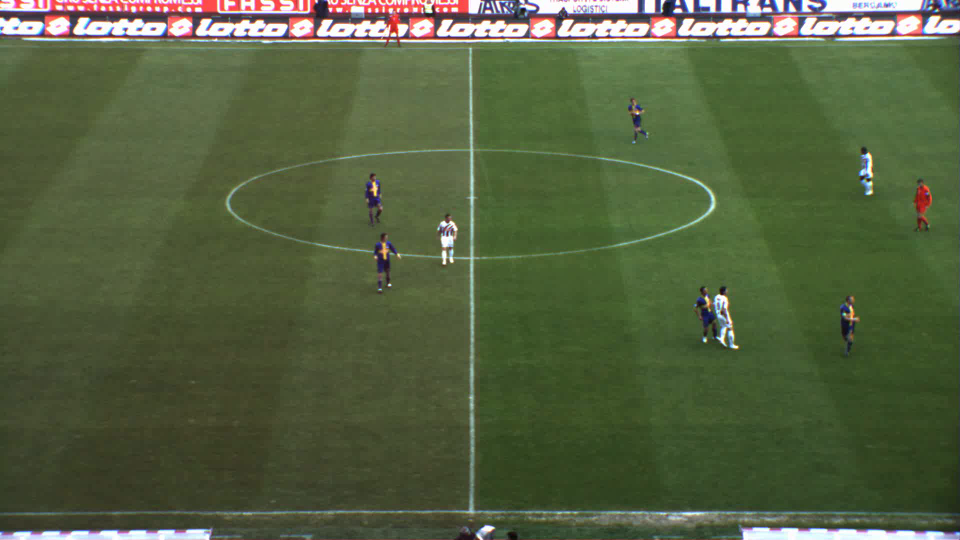
#> input picture perspective_transform/camera_pose_estimation/im/test_BEV.png, 1920 x 1080 px (shown at 1/2 size)
$ python main.py ../camera_pose_estimation/im
#> lines starting #> are read from the running program, lines starting #| are printed output that depends on the picture; after the words box and inside, x2 and y2 are one past the last pixel; in counts of white or black regions, pixels touching at a corner belong together
### perspective_transform/pitch_tracker/common.py
"""This module defines useful functions to manipulate images"""

import cv2
import numpy as np


def draw_point(img, point):
    """Draw key point with opencv on image"""
    if point is None:
        return img
    img = cv2.circle(
        img,
        center=(int(point[0]), int(point[1])),
        radius=5,
        color=(0, 0, 255),
        thickness=5,
    )

    return img


def draw_line(img, line, color="red"):
    """Draw unlimited line on image with some color
    Line is defined in polar coordinates
    """

    if line is None:
        return img

    rho = line[0]
    theta = line[1]
    a = np.cos(theta)
    b = np.sin(theta)
    x0 = a * rho
    y0 = b * rho
    pt1 = (int(x0 + 2000 * (-b)), int(y0 + 2000 * (a)))
    pt2 = (int(x0 - 2000 * (-b)), int(y0 - 2000 * (a)))
    bgr = (255, 255, 255)
    if color == "red":
        bgr = (0, 0, 255)
    elif color == "blue":
        bgr = (255, 0, 0)
    elif color == "green":
        bgr = (0, 255, 0)
    cv2.line(img, pt1, pt2, bgr, 3, cv2.LINE_AA)

    return img


def intersect(line_1, line_2):
    """
    Find intersection of two lines
    """

    if line_1 is None or line_2 is None:
        return None

    rho_1 = line_1[0]
    theta_1 = line_1[1]
    rho_2 = line_2[0]
    theta_2 = line_2[1]

    if theta_1 == theta_2:
        return None

    u = (rho_1 * np.sin(theta_2) - rho_2 * np.sin(theta_1)) / np.sin(theta_2 - theta_1)
    if theta_1 != 0:
        v = (rho_1 - u * np.cos(theta_1)) / np.sin(theta_1)
    else:
        v = (rho_2 - u * np.cos(theta_2)) / np.sin(theta_2)

    return [int(u), int(v)]

### perspective_transform/pitch_tracker/key_points.py
"""
This module defines KeyPoints class and its correspondance in the 3D world
See the README.md to have a better understanding of the naming of the 3D points
"""

import numpy as np
from .common import draw_point

# Points in world with origin au centre, x going right, y to the foreground, z to the top
# Positions are based on official soccer dimensions
right_circle_world = [9.15, 0, 0]
left_circle_world = [-9.15, 0, 0]
behind_circle_world = [0, 0, 9.15]
front_circle_world = [0, 0, -9.15]
front_middle_line_world = [0, 0, -34]
back_middle_line_world = [0, 0, 34]

corner_back_left_world = [-52.5, 0, 34]
corner_front_left_world = [-52.5, 0, -34]
corner_back_right_world = [52.5, 0, 34]
corner_front_right_world = [52.5, 0, -34]


DIST_TO_CENTER = 77.0


class KeyPoints:
    """
    Class of key points to be used to solve the PnP
    and estimate the focal length
    """

    def __init__(self):
        self.right_circle = None
        self.left_circle = None
        self.behind_circle = None
        self.front_circle = None
        self.front_middle_line = None
        self.back_middle_line = None
        self.corner_back_left = None
        self.corner_back_right = None
        self.corner_front_left = None
        self.corner_front_right = None

    def draw(self, img):
        """Draw all key points on image"""
        img = draw_point(img, self.right_circle)
        img = draw_point(img, self.left_circle)
        img = draw_point(img, self.behind_circle)
        img = draw_point(img, self.front_circle)
        img = draw_point(img, self.front_middle_line)
        img = draw_point(img, self.back_middle_line)
        img = draw_point(img, self.corner_back_left)
        img = draw_point(img, self.corner_back_right)
        img = draw_point(img, self.corner_front_left)
        img = draw_point(img, self.corner_front_right)

        return img

    # [96 lines left out: functions __str__, make_2d_3d_association_list, compute_focal_length, not called in this run]

### perspective_transform/pitch_tracker/key_lines.py
"""This module defines key lines to be detected on image"""

from perspective_transform.pitch_tracker.common import draw_line


class KeyLines:
    """5 Key lines"""

    def __init__(self):
        self.front_line = None
        self.back_line = None
        self.main_line = None
        self.left_goal_line = None
        self.right_goal_line = None

    def draw(self, img):
        """Draw all lines on image"""
        img = draw_line(img, self.front_line, "red")
        img = draw_line(img, self.back_line, "red")
        img = draw_line(img, self.main_line, "green")
        img = draw_line(img, self.left_goal_line, "blue")
        img = draw_line(img, self.right_goal_line, "blue")

        return img

### perspective_transform/pitch_tracker/main.py
"""
This file defines function to be able to spot field lines in order to detect key points
that will help to localize our camera correctly

Try it with

```
python pitch_tracker.py ../images/
```

"""

from argparse import ArgumentParser
from pathlib import Path
import cv2
import numpy as np

from perspective_transform.pitch_tracker.common import intersect
from perspective_transform.pitch_tracker.key_points import KeyPoints
from perspective_transform.pitch_tracker.key_lines import KeyLines


def find_back_front_lines(img):
    """
    Find back and front lines of the soccer pitch
    (where coach and linesmen are located)
    """

    height = img.shape[0]
    width = img.shape[1]

    # Use a standard canny before performing Hough lines detection
    dst = cv2.Canny(img, 50, 200, None, 3)

    lines = cv2.HoughLines(
        dst,
        1,
        np.pi / 180 / 4,
        400,
        None,
        min_theta=80 / 180 * np.pi,
        max_theta=100 / 180 * np.pi,
    )
    assert lines is not None

    # Loop over the lines to detect only one at the top and at the bottom of the image
    back_line_y = 0
    back_line = None
    front_line_y = height
    front_line = None
    for line in lines:
        rho = line[0][0]
        theta = line[0][1]
        a = np.cos(theta)
        b = np.sin(theta)
        y_middle = (rho - width / 2 * np.cos(theta)) / np.sin(theta)
        if back_line_y < y_middle < height / 2:
            back_line_y = y_middle
            back_line = line[0]
        if height / 2 < y_middle < front_line_y:
            front_line_y = y_middle
            front_line = line[0]

    # back and front line are here a tuple (rho, theta) in polar coordinates

    return back_line, front_line


def remove_out_of_field(img, back_line, front_line):
    """
    Remove every pixels outside of the back and front lines
    i.e. replace them by black pixels
    Return the modified image
    """

    if back_line is None and front_line is None:
        return img

    img_copy = img.copy()

    width = img_copy.shape[1]

    if back_line is None:
        rho_front = front_line[0]
        theta_front = front_line[1]
        for j in range(width):
            y_front = int((rho_front - j * np.cos(theta_front)) / np.sin(theta_front))
            img_copy[y_front:, j] = [0, 0, 0]
        return img_copy

    if front_line is None:
        rho_back = back_line[0]
        theta_back = back_line[1]
        for j in range(width):
            y_back = int((rho_back - j * np.cos(theta_back)) / np.sin(theta_back))
            img_copy[0:y_back, j] = [0, 0, 0]
        return img_copy

    rho_back = back_line[0]
    theta_back = back_line[1]
    rho_front = front_line[0]
    theta_front = front_line[1]
    for j in range(width):
        y_back = int((rho_back - j * np.cos(theta_back)) / np.sin(theta_back))
        y_front = int((rho_front - j * np.cos(theta_front)) / np.sin(theta_front))
        img_copy[0:y_back, j] = [0, 0, 0]
        img_copy[y_front:, j] = [0, 0, 0]

    # cv2.imshow("Lines removal", img_copy)
    # cv2.waitKey(0)

    return img_copy


def find_main_line(img):
    """
    Find the main line (~vertical line on the image)
    Return polar coordinates or None if no main line was found
    """

    # Use a canny/hough line detection to detect a vertical line
    dst = cv2.Canny(img, 50, 200, None, 3)
    # cv2.imshow("Canny", dst)
    # cv2.waitKey(0)

    # Copy edges to the images that will display the results in BGR
    cdst = cv2.cvtColor(dst, cv2.COLOR_GRAY2BGR)
    lines = cv2.HoughLines(
        dst,
        1,
        np.pi / 180 / 2,
        200,
        None,
        min_theta=0,
        max_theta=40 / 180 * np.pi,
    )

    lines_other = cv2.HoughLines(
        dst,
        1,
        np.pi / 180 / 2,
        250,
        None,
        min_theta=130 / 180 * np.pi,
        max_theta=np.pi,
    )
    if lines is not None:
        return lines[0][0]
    if lines_other is not None:
        return lines_other[0][0]
    return None


def find_central_circle(
    img, back_middle_point, front_middle_point, main_line, debug=False
):
    """
    Find central circle and return 4 'corners' of this circle.
    Use floodfilling in a Canny image to fill the circle.
    """

    if back_middle_point is None or front_middle_point is None:
        return None, None, None, None

    dst = cv2.Canny(img, 20, 100, None, 3)

    width = img.shape[1]
    if debug:
        cv2.imshow("Canny", dst)
        cv2.waitKey(0)

    # Copy the thresholded image.
    im_floodfill = dst.copy()

    # Dilate to have bolder contours
    im_floodfill = cv2.dilate(im_floodfill, kernel=np.ones((7, 7)))
    if debug:
        cv2.imshow("Dilatation", im_floodfill)
        cv2.waitKey(0)

    # Mask used to flood filling.
    h, w = dst.shape[:2]
    mask = np.zeros((h + 2, w + 2), np.uint8)

    # Floodfill from several points where we suspect the circle to be
    back_middle_point = np.array(back_middle_point)
    front_middle_point = np.array(front_middle_point)
    center_approx = 0.3 * front_middle_point + 0.7 * back_middle_point

    for seed in [-150, -100, -50, 50, 100, 150]:
        root = (int(center_approx[0]) + seed, int(center_approx[1]))
        if 0 <= root[0] < width:
            if im_floodfill[root[1], root[0]] != 0:
                continue
            cv2.floodFill(im_floodfill, mask, root, 128)

    if debug:
        cv2.imshow("Floodfill", im_floodfill)
        cv2.waitKey(0)

    final_mask = cv2.inRange(im_floodfill, 127, 129)
    # cv2.imshow("final_mask", final_mask)
    # cv2.waitKey(0)

    final_mask = cv2.dilate(final_mask, kernel=np.ones((15, 15)))
    final_mask = cv2.erode(final_mask, kernel=np.ones((10, 10)))
    # cv2.imshow("final_mask", final_mask)
    # cv2.waitKey(0)

    # Find contours around the filled area
    cnts = cv2.findContours(final_mask, cv2.RETR_EXTERNAL, cv2.CHAIN_APPROX_SIMPLE)
    cnts = cnts[0] if len(cnts) == 2 else cnts[1]
    c = max(cnts, key=cv2.contourArea)
    left_circle = tuple(c[c[:, :, 0].argmin()][0])
    right_circle = tuple(c[c[:, :, 0].argmax()][0])
    y_top = tuple(c[c[:, :, 1].argmin()][0])[1]
    y_bottom = tuple(c[c[:, :, 1].argmax()][0])[1]

    behind_circle = [
        int((main_line[0] - y_top * np.sin(main_line[1])) / np.cos(main_line[1])),
        y_top,
    ]
    front_circle = [
        int((main_line[0] - y_bottom * np.sin(main_line[1])) / np.cos(main_line[1])),
        y_bottom,
    ]

    # It can happen that floodfilling was badely executed (wrong seed, little hole in the circle...)
    # so we must discard crazy situations
    if left_circle[0] == 0:
        left_circle = None
    elif left_circle[0] >= behind_circle[0] - 10:
        left_circle = None
    elif left_circle[0] >= front_circle[0] - 10:
        left_circle = None

    if right_circle[0] == img.shape[1] - 1:
        right_circle = None
    elif right_circle[0] <= behind_circle[0] + 10:
        right_circle = None
    elif right_circle[0] <= front_circle[0] + 10:
        right_circle = None

    if left_circle is not None:
        if (front_circle[0] - left_circle[0]) < 2 * (
            front_circle[1] - behind_circle[1]
        ):
            left_circle = None
    if right_circle is not None:
        if (right_circle[0] - front_circle[0]) < 2 * (
            front_circle[1] - behind_circle[1]
        ):
            right_circle = None

    if debug:
        cv2.imshow("FloodFill", img)
        cv2.waitKey(0)

    return left_circle, right_circle, behind_circle, front_circle


# [101 lines left out: function find_goal_line, not called in this run]


def find_key_points(img):
    """
    Find key points in image
    """
    width = img.shape[1]

    key_lines = KeyLines()

    key_lines.back_line, key_lines.front_line = find_back_front_lines(img)

    img_wo_out_of_field = remove_out_of_field(
        img, key_lines.back_line, key_lines.front_line
    )

    key_lines.main_line = find_main_line(img_wo_out_of_field)

    # key points can be found at the intersection
    key_points = KeyPoints()

    key_points.back_middle_line = intersect(key_lines.main_line, key_lines.back_line)
    key_points.front_middle_line = intersect(key_lines.main_line, key_lines.front_line)

    # Find central circle
    (
        key_points.left_circle,
        key_points.right_circle,
        key_points.behind_circle,
        key_points.front_circle,
    ) = find_central_circle(
        img,
        key_points.back_middle_line,
        key_points.front_middle_line,
        key_lines.main_line,
    )

    # Last step: detect goal line if there is one showing up
    if (
        key_points.back_middle_line is not None
        and key_points.back_middle_line[0] < width * 2 / 5
    ):
        key_lines.right_goal_line = find_goal_line(
            img, key_lines.back_line, key_points.back_middle_line, False
        )

    if (
        key_points.back_middle_line is not None
        and key_points.back_middle_line[0] > width * 3 / 5
    ):
        key_lines.left_goal_line = find_goal_line(
            img, key_lines.back_line, key_points.back_middle_line, True
        )

    if key_lines.right_goal_line is not None:
        key_points.corner_back_right = intersect(
            key_lines.right_goal_line, key_lines.back_line
        )
    if key_lines.left_goal_line is not None:
        key_points.corner_back_left = intersect(
            key_lines.left_goal_line, key_lines.back_line
        )

    return key_points, key_lines


if __name__ == "__main__":
    parser = ArgumentParser(
        description="Main script to key points on a soccer field image"
    )
    parser.add_argument("input", type=str, help="Image path or folder")
    args = parser.parse_args()

    if not Path(args.input).exists():
        raise FileExistsError

    images = (
        sorted(Path(args.input).glob("**/*"))
        if Path(args.input).is_dir()
        else [Path(args.input)]
    )

    for filename in images:
        if not filename.exists():
            continue

        print(str(filename))
        img = cv2.imread(str(filename))
#> img is the input picture: shape (1080, 1920, 3); mean B, G, R 64.2, 96.7, 84.2

        key_points, key_lines = find_key_points(img)
#> in find_back_front_lines, `dst = cv2.Canny(img, 50, 200, None, 3)`:
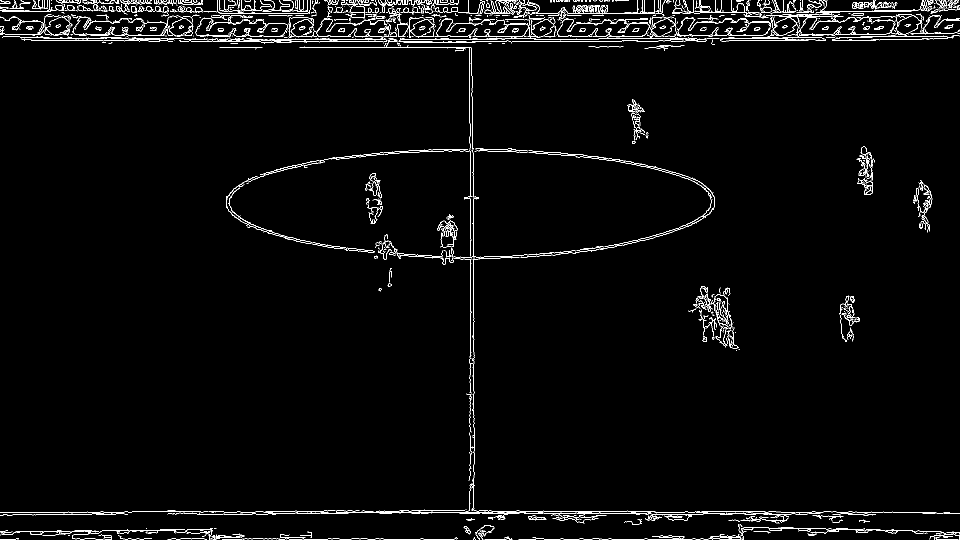
#> dst: shape (1080, 1920) (shown at 1/2 size); 2.4% white in thin lines or dots
#> in find_back_front_lines, `lines = cv2.HoughLines( dst, 1, np.pi / 180 / 4, 400, None, min_theta=..`: lines = 62 rows, first 8: [1024, 1.57], [79, 1.57], [73, 1.57], [1078, 1.57], [83, 1.57], [1026, 1.57], [77, 1.57], [1022, 1.57]
#> the loop in find_back_front_lines, `for line in lines:` made 62 passes
#> (rho, theta, a, b, y_middle, back_line_y) on passes 2, 5, 34, 41: (79, 1.57, 7.55e-08, 1, 79, 79), (83, 1.57, 7.55e-08, 1, 83, 83), (97, 1.56, 0.0131, 1, 84.44, 84.44), (95, 1.57, 7.55e-08, 1, 95, 95)
#> after the loop in find_back_front_lines, `for line in lines:`: back_line_y = 95; front_line_y = 1020.2
#> in find_key_points, `key_lines.back_line, key_lines.front_line = find_back_front_lines(img)`: key_lines.back_line = [95, 1.57]; key_lines.front_line = [1016, 1.58]
#> in remove_out_of_field, `rho_back = back_line[0]`: rho_back = 95
#> in remove_out_of_field, `theta_back = back_line[1]`: theta_back = 1.57
#> in remove_out_of_field, `rho_front = front_line[0]`: rho_front = 1016
#> in remove_out_of_field, `theta_front = front_line[1]`: theta_front = 1.58
#> the loop in remove_out_of_field, `for j in range(width):` made 1920 passes
#> y_back on passes 1 to 3: 95, 94, 94
#> after the loop in remove_out_of_field, `for j in range(width):`:
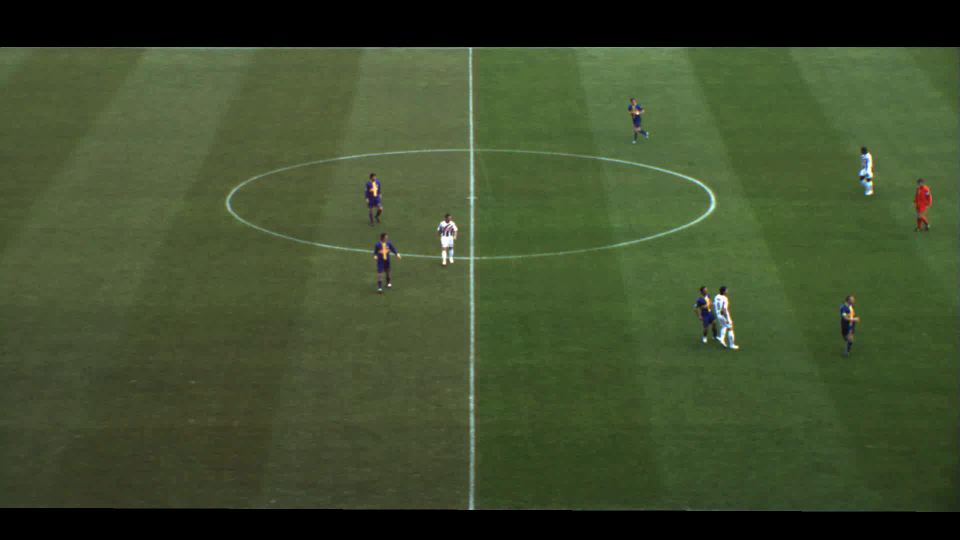
#> img_copy: shape (1080, 1920, 3) (shown at 1/2 size); 14.29% of pixels changed, all inside (x1, y1, x2, y2) = (0, 0, 1920, 1080)
#> in find_main_line, `dst = cv2.Canny(img, 50, 200, None, 3)`:
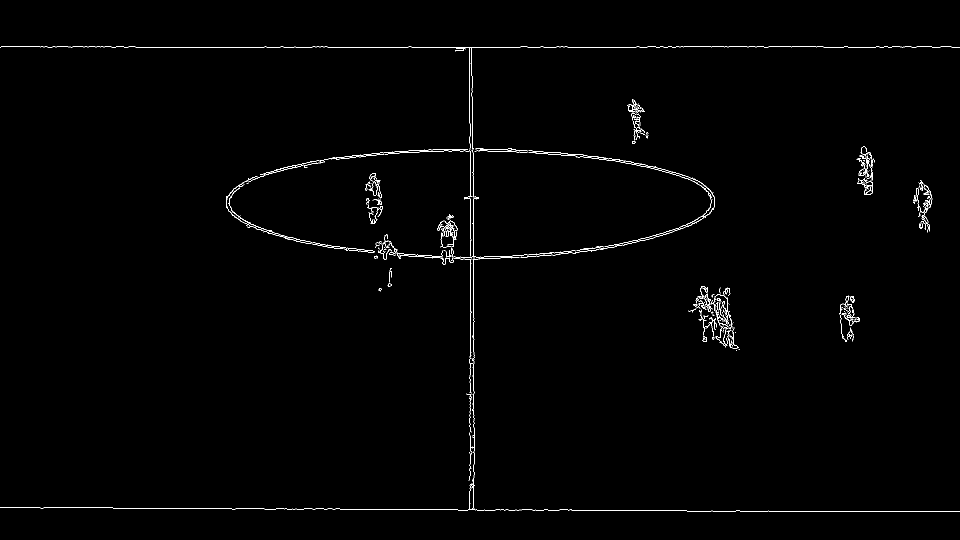
#> dst: shape (1080, 1920) (shown at 1/2 size); 0.76% white in thin lines or dots, all inside (x1, y1, x2, y2) = (0, 93, 1920, 1024)
#> in find_main_line, `lines = cv2.HoughLines( dst, 1, np.pi / 180 / 2, 200, None, min_theta=..`: lines = [[940, 0], [947, 0], [945, 0.00873]]
#> in find_main_line, `lines_other = cv2.HoughLines( dst, 1, np.pi / 180 / 2, 250, None, min_..`: lines_other = [[-940, 3.14], [-947, 3.14], [-937, 3.13], [-942, 3.13]]
#> in find_key_points, `key_lines.main_line = find_main_line(img_wo_out_of_field)`: key_lines.main_line = [940, 0]
#> in intersect, `rho_1 = line_1[0]`: rho_1 = 940
#> in intersect, `theta_1 = line_1[1]`: theta_1 = 0
#> in intersect, `rho_2 = line_2[0]`: rho_2 = 95
#> in intersect, `theta_2 = line_2[1]`: theta_2 = 1.57
#> in intersect, `u = (rho_1 * np.sin(theta_2) - rho_2 * np.sin(theta_1)) / np.sin(theta..`: u = 940
#> in intersect, `v = (rho_2 - u * np.cos(theta_2)) / np.sin(theta_2)`: v = 95
#> in find_key_points, `key_points.back_middle_line = intersect(key_lines.main_line, key_lines..`: key_points.back_middle_line = [940, 94]
#> in find_key_points, `key_points.front_middle_line = intersect(key_lines.main_line, key_line..`: key_points.front_middle_line = [940, 1020]
#> in find_central_circle, `dst = cv2.Canny(img, 20, 100, None, 3)`:
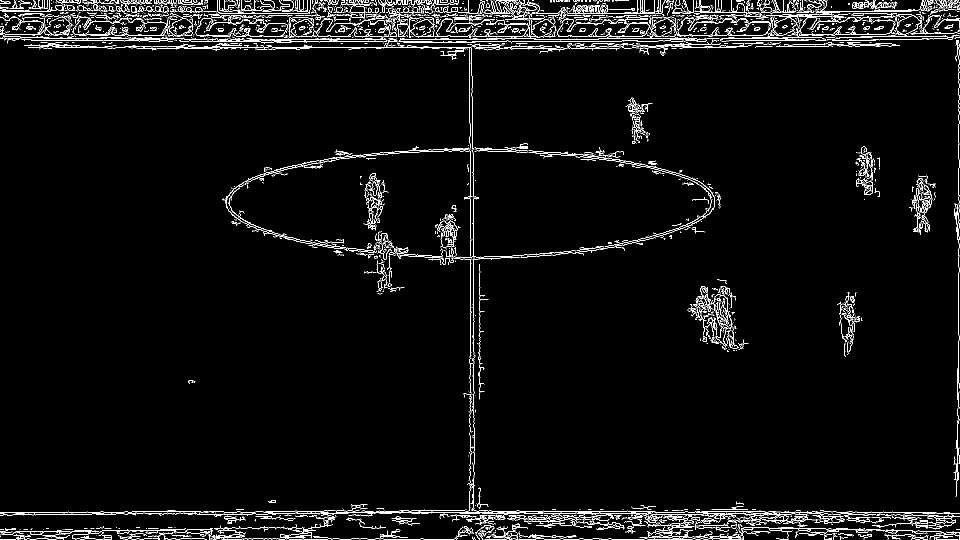
#> dst: shape (1080, 1920) (shown at 1/2 size); 3.5% white in thin lines or dots
#> in find_central_circle, `im_floodfill = cv2.dilate(im_floodfill, kernel=np.ones((7, 7)))`:
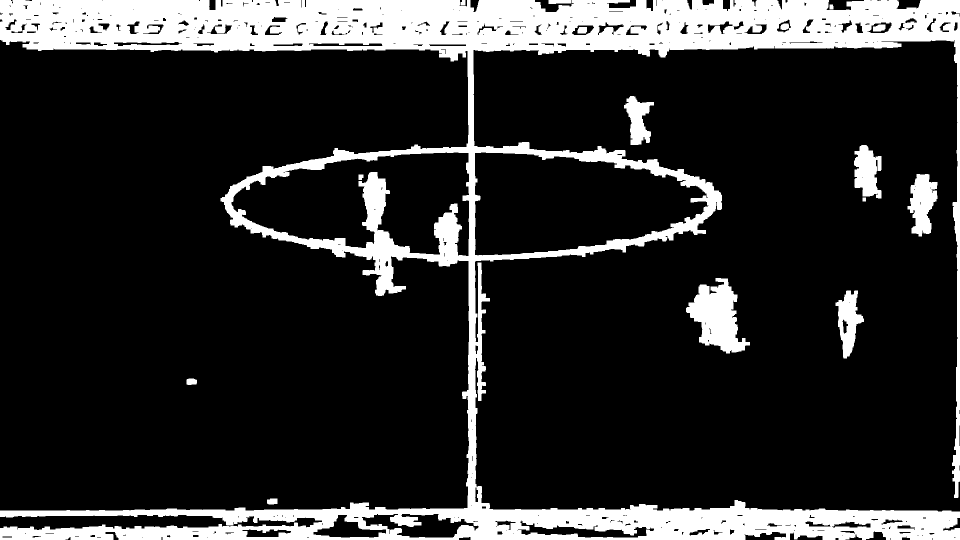
#> im_floodfill: shape (1080, 1920) (shown at 1/2 size); 17.3% white; 15 white regions, largest, box (x1, y1, x2, y2) and area: (0, 0, 1920, 1080) 331563, (1372, 556, 1500, 707) 10399, (1815, 348, 1875, 473) 4757
#> in find_central_circle, `back_middle_point = np.array(back_middle_point)`: back_middle_point = [940, 94]
#> (the rest of the program and of its run is left out)
